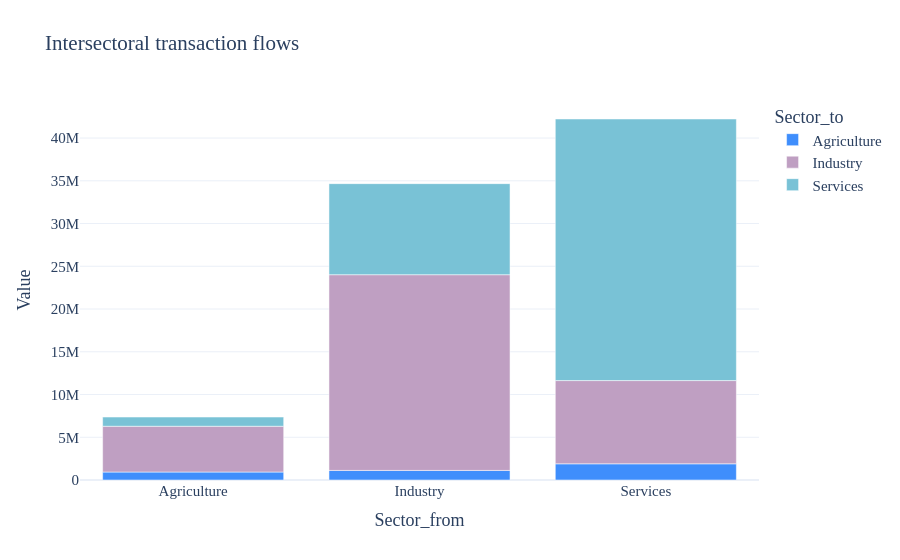

Notebook code cell kept with this figure:
### Markdown cell above
## Filter before plotting

Use `filters={...}` to keep only the levels you want before MARIO aggregates the data.

### Code cell
fig = iot.plot(
    matrix="Z",
    kind="bar",
    preset=None,
    x="Sector_from",
    color="Sector_to",
    filters={"Region_from": ["Reg1"], "Region_to": ["Reg1"]},
    top_n=4,
    auto_open=False,
    path=False,
)
fig

### Figure 1 — Plotly figure (JSON) as saved in the notebook; plotly's stock layout.template omitted (floating-point values rounded to 4 significant figures)
{"data": [{"hovertemplate": "Sector_to=Agriculture<br>Sector_from=%{x}<br>Value=%{y}<extra></extra>", "legendgroup": "Agriculture", "marker": {"color": "#3F8EFC", "pattern": {"shape": ""}}, "name": "Agriculture", "orientation": "v", "showlegend": true, "textposition": "auto", "type": "bar", "x": ["Agriculture", "Industry", "Services"], "xaxis": "x", "y": [930900.0, 1122000.0, 1894000.0], "yaxis": "y"}, {"hovertemplate": "Sector_to=Industry<br>Sector_from=%{x}<br>Value=%{y}<extra></extra>", "legendgroup": "Industry", "marker": {"color": "#BF9FC2", "pattern": {"shape": ""}}, "name": "Industry", "orientation": "v", "showlegend": true, "textposition": "auto", "type": "bar", "x": ["Agriculture", "Industry", "Services"], "xaxis": "x", "y": [5358000.0, 22890000.0, 9738000.0], "yaxis": "y"}, {"hovertemplate": "Sector_to=Services<br>Sector_from=%{x}<br>Value=%{y}<extra></extra>", "legendgroup": "Services", "marker": {"color": "#79C2D6", "pattern": {"shape": ""}}, "name": "Services", "orientation": "v", "showlegend": true, "textposition": "auto", "type": "bar", "x": ["Agriculture", "Industry", "Services"], "xaxis": "x", "y": [1075000.0, 10650000.0, 30600000.0], "yaxis": "y"}], "layout": {"barmode": "relative", "font": {"family": "Verdana", "size": 15}, "legend": {"title": {"text": "Sector_to"}, "tracegroupgap": 0}, "title": {"text": "Intersectoral transaction flows"}, "xaxis": {"anchor": "y", "domain": [0, 1], "title": {"text": "Sector_from"}}, "yaxis": {"anchor": "x", "domain": [0, 1], "title": {"text": "Value"}}}}
